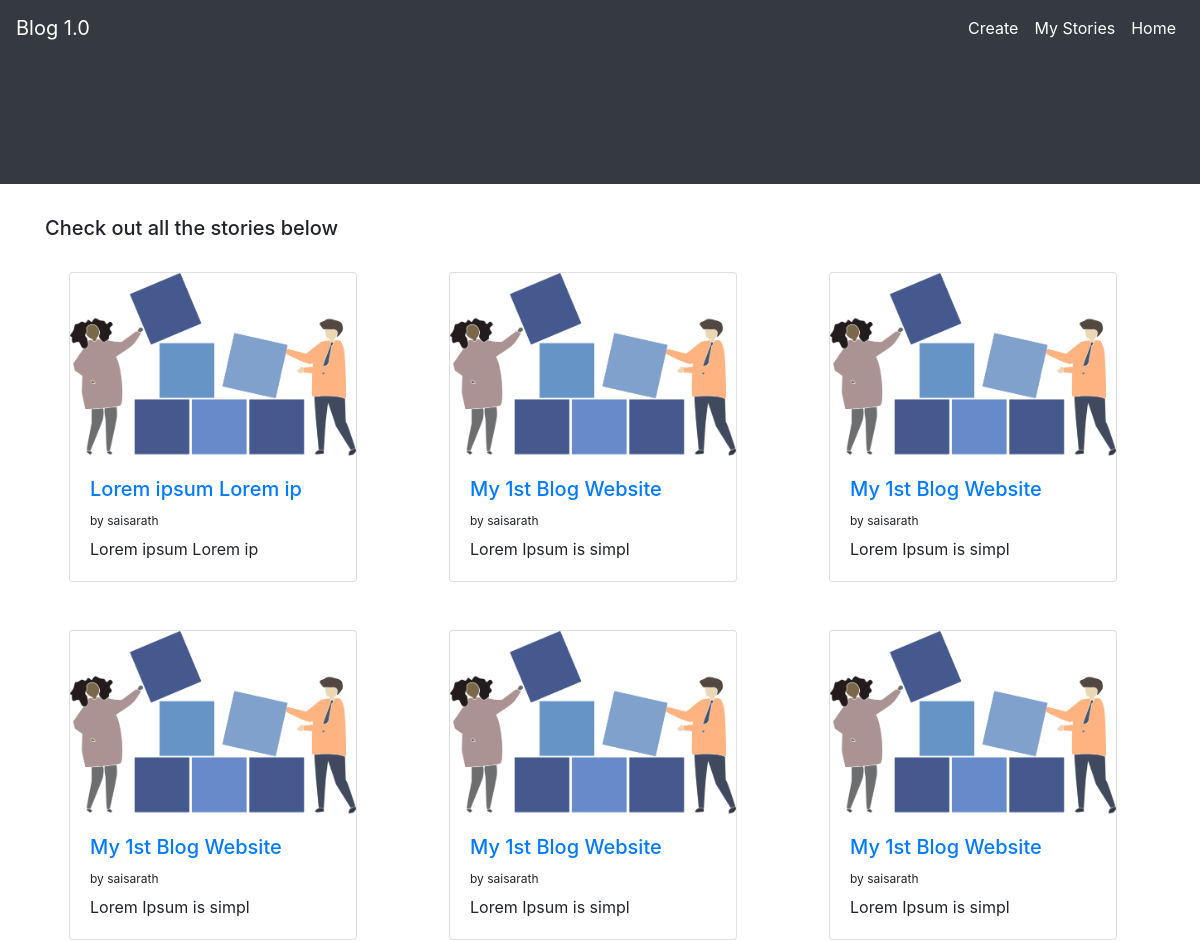
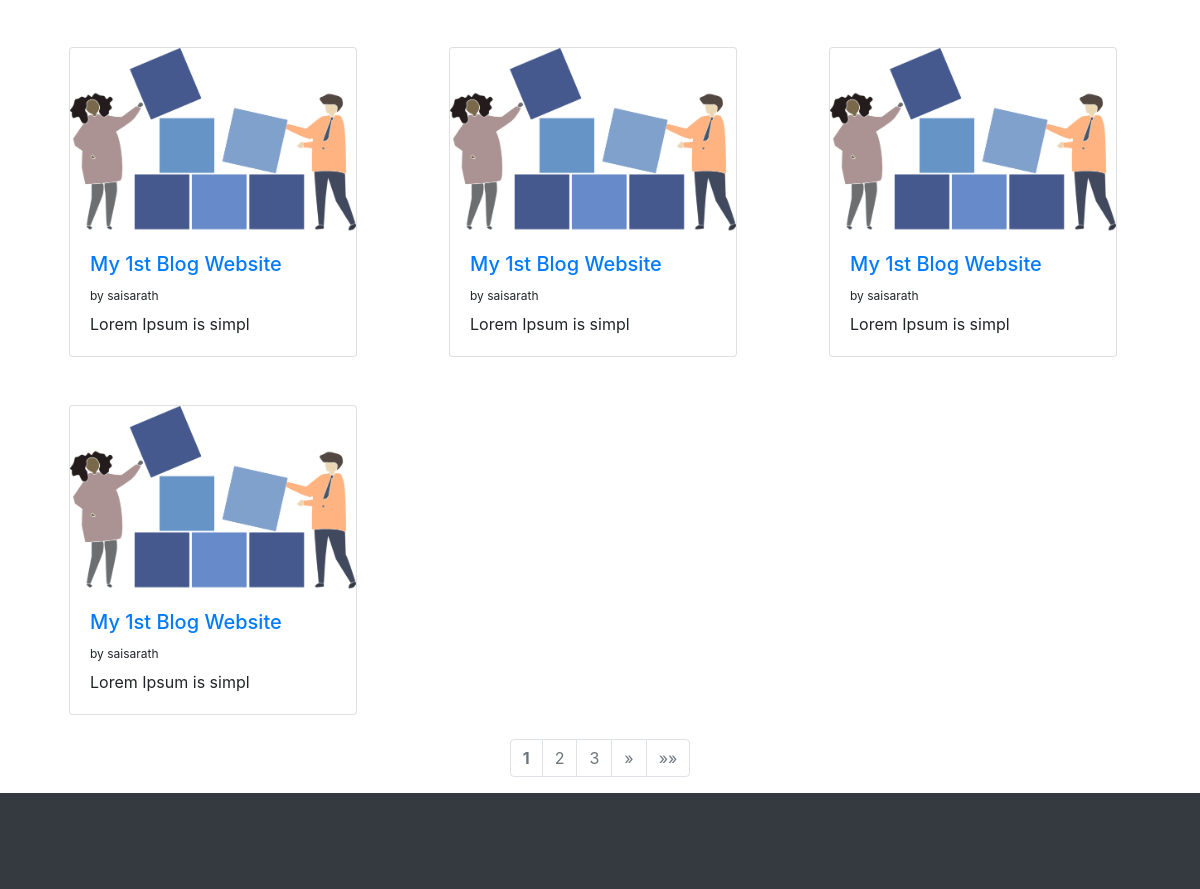
Page /blog/?username=saisarath on the committed database (2 pictures, top to bottom).
### blog/models.py (models this page shows)
class BlogCreate(models.Model):
    blogid = models.AutoField(primary_key=True)
    blogtitle = models.CharField(max_length = 30)
    blogdescription = models.CharField(max_length = 2000)
    blogimage = models.ImageField(upload_to='media/')
    bloguser = models.CharField(max_length = 100)

### blog/views.py (the view)
# urls.py: path('', views.home, name='home'),
def home(request):
    if request.GET.get('username') == '' or 'username' not in request.GET:
        allblogs = BlogCreate.objects.all()
    else:
        allblogs = BlogCreate.objects.filter(bloguser=request.GET.get('username'))
    paginator = Paginator(allblogs, 10)
    page = request.GET.get('page')
    allblogs = paginator.get_page(page)
    return render(request, 'blog/home.html',{'allblogs':allblogs, 'username':request.user.username})

### blog/templates/blog/home.html (shortened to what this page needs)
<!doctype html>
<html lang="en">
  <head>
    <link rel="stylesheet" href="https://stackpath.bootstrapcdn.com/bootstrap/4.5.0/css/bootstrap.min.css">
  </head>
  <body>
    <div class="container-fluid p-0">
      <nav class="navbar navbar-expand-lg navbar-dark bg-dark">
        <a class="navbar-brand" href="{% url 'blog:home' %}">Blog 1.0</a>
        <div class="collapse navbar-collapse" id="navbarSupportedContent">
          <ul class="navbar-nav ml-auto">
            <li class="nav-item active">
              <a class="nav-link" href="{% url 'blog:create' %}">Create <span class="sr-only">(current)</span></a>
            </li>
            <li class="nav-item active">
              <a class="nav-link" href="?username={{username}}">My Stories</a>
            </li>
            <li class="nav-item active">
              <a class="nav-link" href="{% url 'home' %}">Home</a>
            </li>
          </ul>
        </div>
      </nav>
    </div>
    <div class="jumbotron jumbotron-fluid bg-dark text-light">
</div>
<div class="container">
  <h5>Check out all the stories below</h5>
<div class="row">
{% for blog in allblogs %}
  <div class="col col-lg-4 col-md-6 col-12">
    <div class="card m-4" style="width: 18rem;">
      <img class="card-img-top" src="{{ blog.blogimage.url }}" alt="Card image cap">
      <div class="card-body">
        <h5 class="card-title"> <a href="{% url 'blog:detail' blog.blogid %}">{{ blog.blogtitle | slice:":20" }}</a></h5>
        <sup>by {{ blog.bloguser }}</sup>
        <p class="card-text">{{ blog.blogdescription | slice:":20" }}</p>
      </div>
    </div>
  </div>
{% endfor %}
</div>
</div>
    <div class="container">
      <ul class="pagination justify-content-center">
  {% for i in allblogs.paginator.page_range %}
  {% if allblogs.number == i %}
  <li class="page-item"> <a href="?page={{ i }}&username={{username}}" class="page-link text-secondary active"><strong>{{ i }}</strong></a></li>
  {% elif i > allblogs.number|add:'-4' and i < allblogs.number|add:'4' %}
  <li class="page-item"> <a href="?page={{ i }}&username={{username}}" class="page-link text-secondary">{{ i }}</a></li>
  {% endif %}
  {% endfor %}
  {% if allblogs.has_next %}
  <li class="page-item">
    <a class="page-link text-secondary" href="?page={{ allblogs.next_page_number }}&username={{username}}" aria-label="Next">
          <span aria-hidden="true">&raquo;</span>
        </a>
   </li>
   <li class="page-item">
    <a class="page-link text-secondary" href="?page={{ allblogs.paginator.num_pages }}&username={{username}}" aria-label="Next">
          <span aria-hidden="true">&raquo;&raquo;</span>
        </a>
   </li>
   {% endif %}
      </ul>
      </div>
<div class="jumbotron jumbotron-fluid  bg-dark mb-0 p-5">
</div>
  </body>
</html>

### rows in the picture
BlogCreate: blogimage (picture), blogtitle "Lorem ipsum Lorem ip", bloguser "saisarath", blogdescription "Lorem ipsum Lorem ip"
BlogCreate: blogimage (picture), blogtitle "My 1st Blog Website", bloguser "saisarath", blogdescription "Lorem Ipsum is simpl"
BlogCreate: blogimage (picture), blogtitle "My 1st Blog Website", bloguser "saisarath", blogdescription "Lorem Ipsum is simpl"
BlogCreate: blogimage (picture), blogtitle "My 1st Blog Website", bloguser "saisarath", blogdescription "Lorem Ipsum is simpl"
BlogCreate: blogimage (picture), blogtitle "My 1st Blog Website", bloguser "saisarath", blogdescription "Lorem Ipsum is simpl"
BlogCreate: blogimage (picture), blogtitle "My 1st Blog Website", bloguser "saisarath", blogdescription "Lorem Ipsum is simpl"
BlogCreate: blogimage (picture), blogtitle "My 1st Blog Website", bloguser "saisarath", blogdescription "Lorem Ipsum is simpl"
BlogCreate: blogimage (picture), blogtitle "My 1st Blog Website", bloguser "saisarath", blogdescription "Lorem Ipsum is simpl"
BlogCreate: blogimage (picture), blogtitle "My 1st Blog Website", bloguser "saisarath", blogdescription "Lorem Ipsum is simpl"
BlogCreate: blogimage (picture), blogtitle "My 1st Blog Website", bloguser "saisarath", blogdescription "Lorem Ipsum is simpl"

### other values in the picture
{{ i }} "1"
{{ i }} "2" "3"
